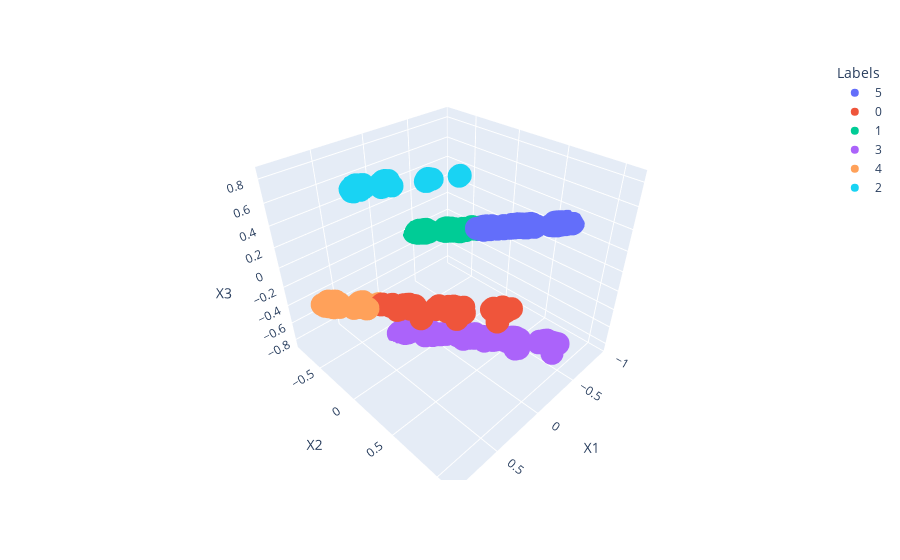

This figure's notebook cell:
### Markdown cell above
#### Visualização

Já agrupamos os dados em 6 grupos distintos e fizemos PCA para obter 3 atributos dos 7 que tínhamos originalmente. É sempre importante lembrar que usar PCA significa inerentemente uma perda de informações, então as projeções dos dados nos novos recursos X1, X2 e X3 podem ter alguns pontos sobrepostos, mas, na realidade, ao usar o agrupamento K-Means, os pontos de borda são claramente definidos.

### Code cell
import plotly.express as px

fig = px.scatter_3d(X_pca_df, x='X1', y='X2', z='X3',
              color=X_pca_df['Labels'])
fig.show()

### Figure 1 — Plotly figure (JSON) as saved in the notebook; plotly's stock layout.template omitted (floating-point values rounded to 4 significant figures; data arrays with more than 128 entries replaced by an {"elided": "..."} marker saying what was removed)
{"data": [{"hovertemplate": "Labels=5<br>X1=%{x}<br>X2=%{y}<br>X3=%{z}<extra></extra>", "legendgroup": "5", "marker": {"color": "#636efa", "symbol": "circle"}, "mode": "markers", "name": "5", "scene": "scene", "showlegend": true, "type": "scatter3d", "x": {"elided": "517 float values"}, "y": {"elided": "517 float values"}, "z": {"elided": "517 float values"}}, {"hovertemplate": "Labels=0<br>X1=%{x}<br>X2=%{y}<br>X3=%{z}<extra></extra>", "legendgroup": "0", "marker": {"color": "#EF553B", "symbol": "circle"}, "mode": "markers", "name": "0", "scene": "scene", "showlegend": true, "type": "scatter3d", "x": {"elided": "310 float values"}, "y": {"elided": "310 float values"}, "z": {"elided": "310 float values"}}, {"hovertemplate": "Labels=1<br>X1=%{x}<br>X2=%{y}<br>X3=%{z}<extra></extra>", "legendgroup": "1", "marker": {"color": "#00cc96", "symbol": "circle"}, "mode": "markers", "name": "1", "scene": "scene", "showlegend": true, "type": "scatter3d", "x": {"elided": "312 float values"}, "y": {"elided": "312 float values"}, "z": {"elided": "312 float values"}}, {"hovertemplate": "Labels=3<br>X1=%{x}<br>X2=%{y}<br>X3=%{z}<extra></extra>", "legendgroup": "3", "marker": {"color": "#ab63fa", "symbol": "circle"}, "mode": "markers", "name": "3", "scene": "scene", "showlegend": true, "type": "scatter3d", "x": {"elided": "257 float values"}, "y": {"elided": "257 float values"}, "z": {"elided": "257 float values"}}, {"hovertemplate": "Labels=4<br>X1=%{x}<br>X2=%{y}<br>X3=%{z}<extra></extra>", "legendgroup": "4", "marker": {"color": "#FFA15A", "symbol": "circle"}, "mode": "markers", "name": "4", "scene": "scene", "showlegend": true, "type": "scatter3d", "x": {"elided": "426 float values"}, "y": {"elided": "426 float values"}, "z": {"elided": "426 float values"}}, {"hovertemplate": "Labels=2<br>X1=%{x}<br>X2=%{y}<br>X3=%{z}<extra></extra>", "legendgroup": "2", "marker": {"color": "#19d3f3", "symbol": "circle"}, "mode": "markers", "name": "2", "scene": "scene", "showlegend": true, "type": "scatter3d", "x": {"elided": "178 float values"}, "y": {"elided": "178 float values"}, "z": {"elided": "178 float values"}}], "layout": {"legend": {"title": {"text": "Labels"}, "tracegroupgap": 0}, "margin": {"t": 60}, "scene": {"domain": {"x": [0, 1], "y": [0, 1]}, "xaxis": {"title": {"text": "X1"}}, "yaxis": {"title": {"text": "X2"}}, "zaxis": {"title": {"text": "X3"}}}}}
